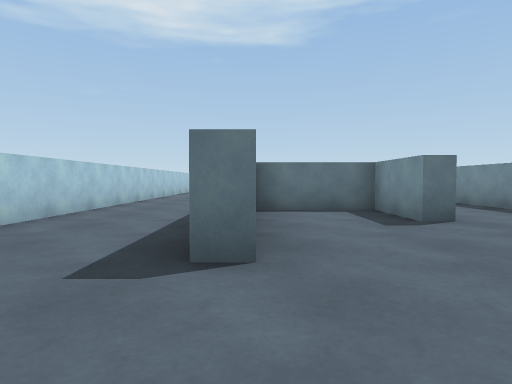
[1] (above)

19 first-person views from a walk through a 3-D level made in the Unity game engine. The camera is 0.62 m above the floor, tilts 2° down and sees 75° across. The floor is counted in squares, 1 m on a side. Each view is taken from the middle of a square. On the plan, view 1 faces up. The plan holds only what a view shows up to about 10 squares ahead; the rest is blank. The player character is not drawn.

[2]
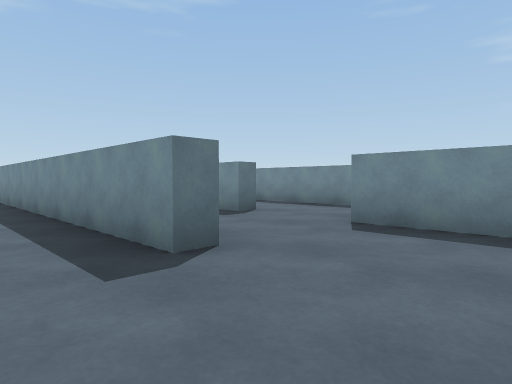

[3]
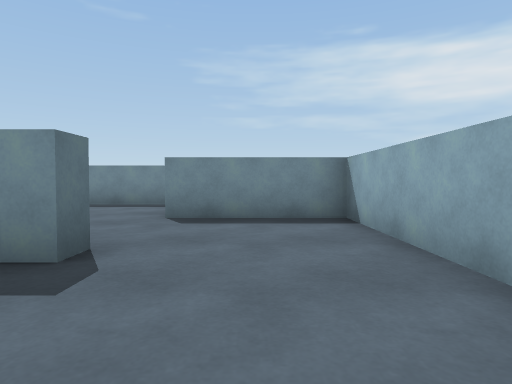

[4]
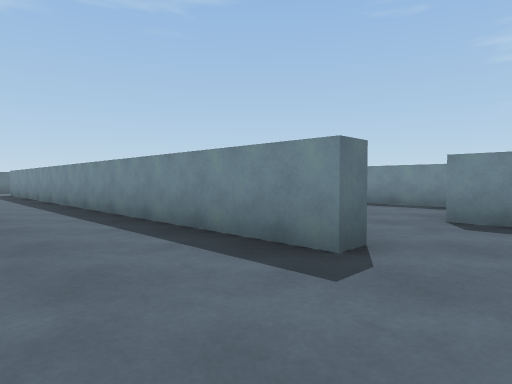

[5]
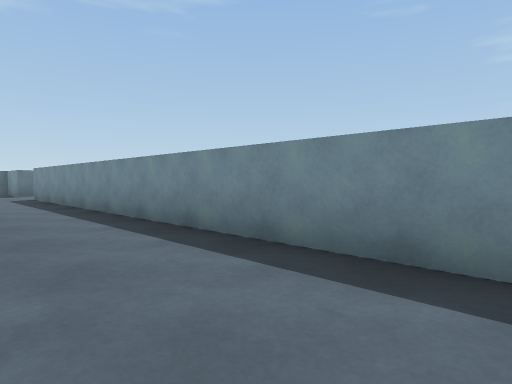

[6]
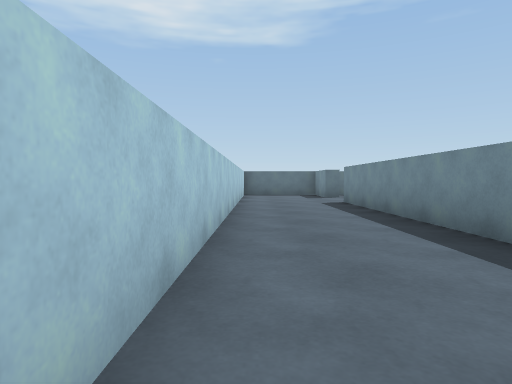

[7]
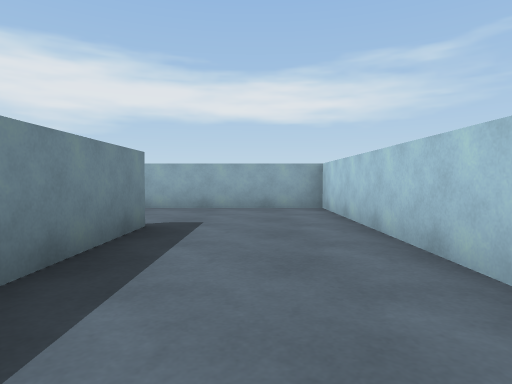

[8]
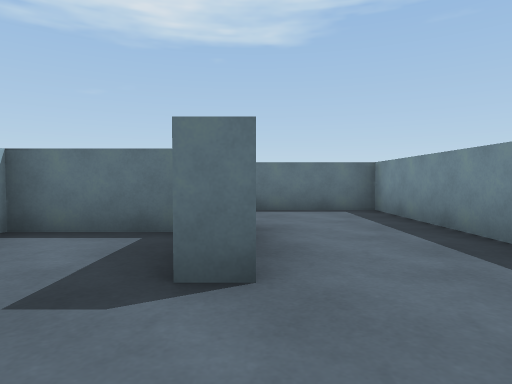

[9]
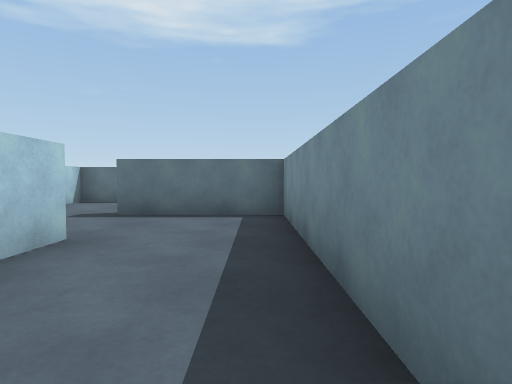

[10]
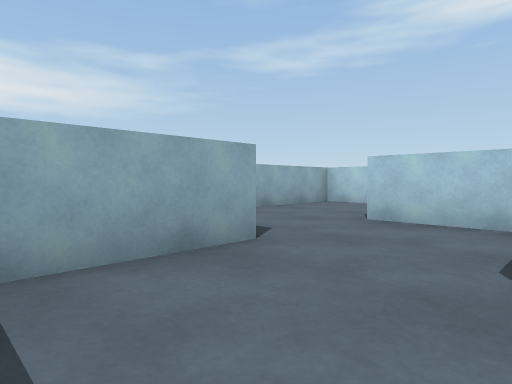

[11]
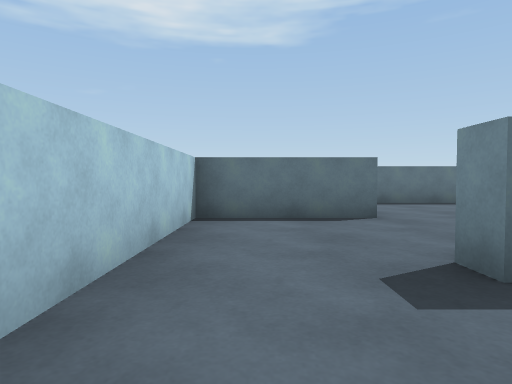

[12]
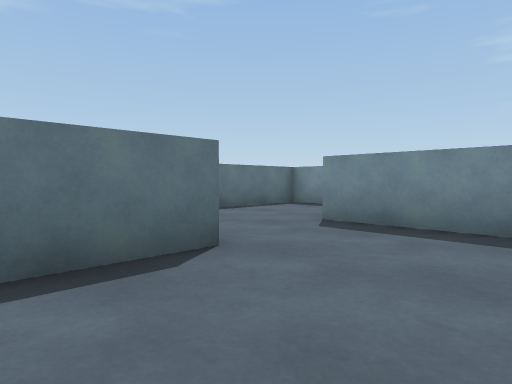

[13]
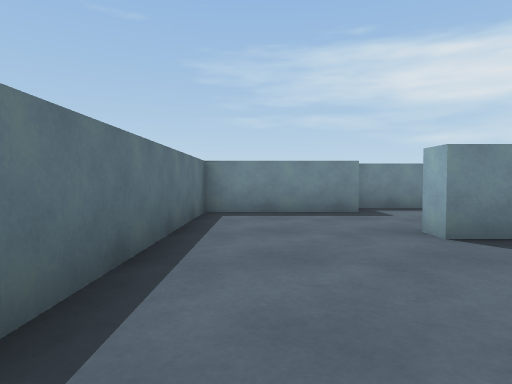

[14]
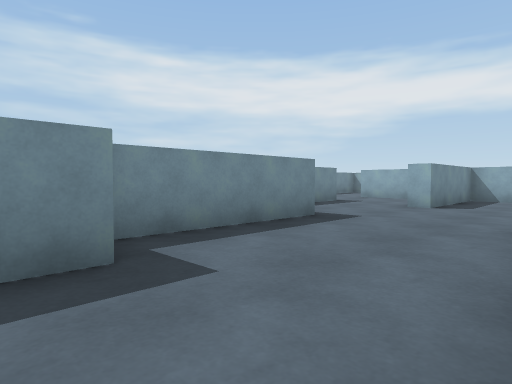

[15]
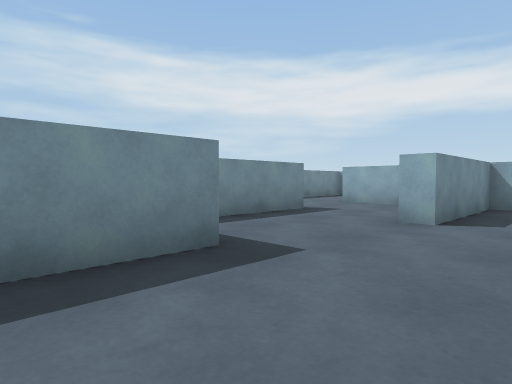

[16]
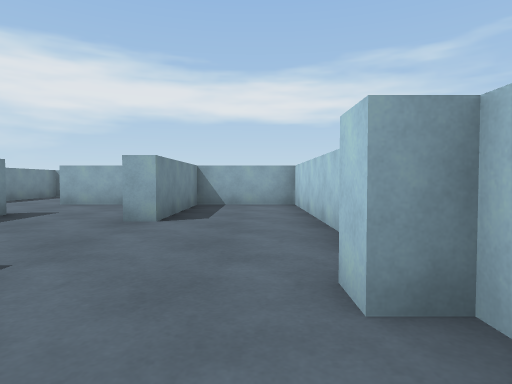

[17]
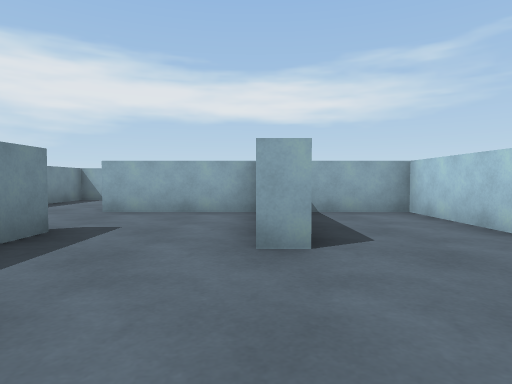

[18]
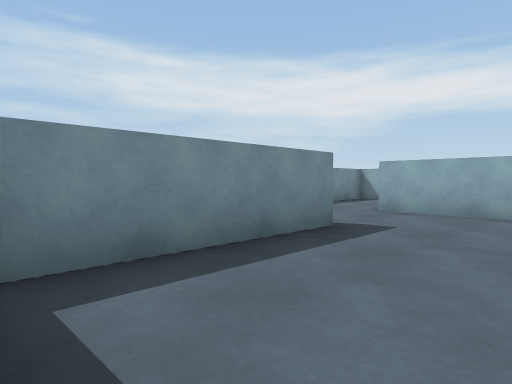

[19]
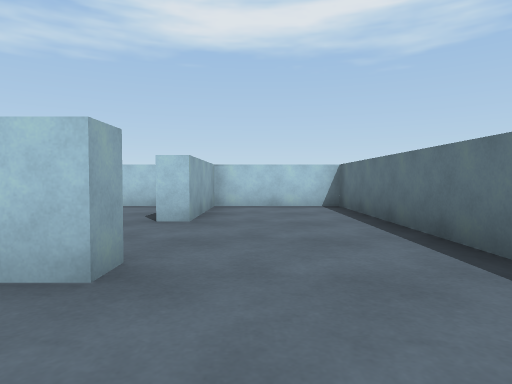

### Floor plan
Ten units are one square. View 1 is at (0, 0); x grows to the right and y downward. Boxes are objects, and circles mark ways between rooms. Rooms are numbered by the first view taken in them; rooms with no view inside come last. Other rooms are left out.
<svg viewBox="-40 -185 165 195">
<path fill="none" stroke="#000" d="M0 -44 0 -25 -5 -25 -5 -175M31 -50 25 -50 25 -70 0 -70M-35 -180 -35 5 25 5 25 -25 34 -25M30 -75 30 -65M55 -32 55 -100 35 -100M34 -25 48 -25M35 -100 25 -100 25 -105M0 -104 0 -92M65 -105 65 -100M55 -115 55 -140 60 -140 60 -134M95 -100 95 -136M60 -80 60 -35 85 -35 85 -70 90 -70M85 -139 85 -170 0 -170 0 -140 30 -140 30 -135 0 -135 0 -104M115 -60 115 -98M90 -35 120 -35"/>
<circle cx="30" cy="-35" r="3" fill="#2a7"/>
<circle cx="30" cy="-85" r="3" fill="#2a7"/>
<circle cx="15" cy="-100" r="3" fill="#2a7"/>
<circle cx="105" cy="-60" r="3" fill="#2a7"/>
<text x="-10" y="-90">1</text>
<text x="40" y="-60">2</text>
<text x="20" y="-90">3</text>
<text x="70" y="-110">4</text>
<text x="110" y="-50">5</text>
</svg>
Room 1 opens to room 2. Room 2 opens to room 3. Room 3 opens to room 4. Room 4 opens to room 5.

Where each view was taken, in squares from view 1:
view 1: 0 up, 0 right, facing up
view 2: 0 up, 2 left, facing up-right
view 3: 1 up, 3 left, facing right
view 4: 1 up, 3 left, facing up-right
view 5: 5 up, 3 left, facing up-right
view 6: 8 up, 3 left, facing up
view 7: 7 up, 2 left, facing down
view 8: 3 up, 3 right, facing up
view 9: 4 up, 5 right, facing up
view 10: 5 up, 5 right, facing down-left
view 11: 8 up, 1 right, facing up
view 12: 11 up, 1 right, facing up-right
view 13: 16 up, 2 right, facing right
view 14: 15 up, 6 right, facing down-right
view 15: 12 up, 7 right, facing down-right
view 16: 12 up, 7 right, facing down
view 17: 10 up, 9 right, facing down
view 18: 10 up, 9 right, facing down-right
view 19: 15 up, 8 right, facing left
